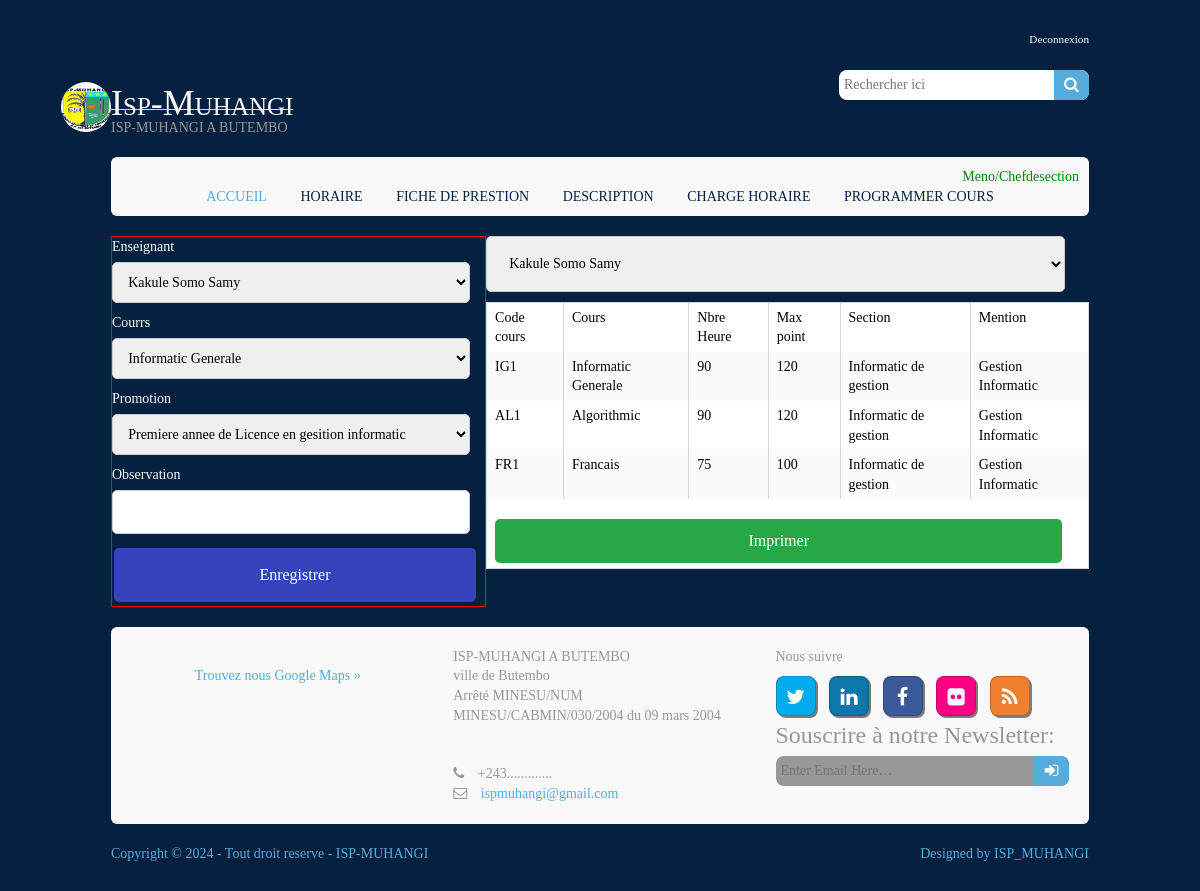
Page /suivi_prestation/chargehoraire.php (signed in) on the committed database.
### tables this page shows
CREATE TABLE IF NOT EXISTS `cours` (
  `id` int NOT NULL AUTO_INCREMENT,
  `code_cours` varchar(50) NOT NULL,
  `nomComplet` varchar(255) NOT NULL,
  `nbreHeure` int NOT NULL,
  `ponderation` int NOT NULL,
  `code_mention` int NOT NULL,
  `code_section` int DEFAULT NULL,
  `dtsave` datetime DEFAULT CURRENT_TIMESTAMP,
  `promotion` varchar(50) DEFAULT NULL,
  `description` varchar(255) DEFAULT NULL,
  PRIMARY KEY (`id`),
  UNIQUE KEY `code_cours` (`code_cours`),
  KEY `code_mention` (`code_mention`,`code_section`)
);

CREATE TABLE IF NOT EXISTS `section` (
  `code_section` int NOT NULL AUTO_INCREMENT,
  `dt_creation` date NOT NULL,
  `sigle` varchar(50) NOT NULL,
  `nomComplet` varchar(255) NOT NULL,
  `description` varchar(255) NOT NULL,
  `code_isp` varchar(50) DEFAULT NULL,
  PRIMARY KEY (`code_section`),
  KEY `code_annee` (`code_isp`)
);

CREATE TABLE IF NOT EXISTS `mention` (
  `code_mention` int NOT NULL AUTO_INCREMENT,
  `code_section` int NOT NULL,
  `sigle` varchar(50) NOT NULL,
  `nomComplet` varchar(255) NOT NULL,
  `description` varchar(255) NOT NULL,
  `dtcreation` date DEFAULT NULL,
  PRIMARY KEY (`code_mention`),
  KEY `code_annee` (`code_section`)
);

### suivi_prestation/chargehoraire.php (the view, shortened to what this page needs)
<?php
    include("menu.php");
?>
<div class="wrapper container-body">
<div class="content-prestation">
    <div class="form-prestation">
        <?php
                include("formulaire/formChargeHoraire.php");
            ?>
    </div>
    <div classe="prestation">
        <table class="contente-table">
            <select name="matricule" id="" class="txt">
                <?php
                $sql ="select *from Enseignant";
                $stmt = $pdo->prepare($sql);
                $stmt->execute(array());
                    while($res=$stmt->fetch()){
                        ?>
                        <option  value="<?php echo $res['matriculeEnseignant'];?>"><?php echo $res['nom'].' '.$res['postnom'].' '.$res['prenom']; ?></option>
                    <?php  }
                    ?>
            </select>
            <tr>
                <td>Code cours</td>
                <td>Cours</td>
                <td>Nbre Heure</td>
                <td>Max point</td>
                <td>Section</td>
                <td>Mention</td>
            </tr>
             <?php
            $sql= "SELECT cours.code_cours as code,cours.nomComplet as nom,nbreHeure as heure,cours.ponderation as max, section.nomComplet as nomsection,mention.nomComplet as nommention  FROM cours,section,mention WHERE cours.code_section =section.code_section and cours.code_mention=mention.code_mention";
            $stmt=$pdo->prepare($sql);
            $stmt->execute(array());
            while($row = $stmt->fetch()){
            ?>
            <tr>
                <td><?php echo $row['code'];?></td>
                <td><?php echo $row['nom'];?></td>
                <td><?php echo $row['heure'];?></td>
                <td><?php echo $row['max'];?></td>
                <td><?php echo $row['nomsection'];?></td>
                <td><?php echo $row['nommention'];?></td>
            </tr>
            <?php } ?>
                <tfoot>
                     <td colspan="7">
                        <button class="btn">Imprimer</button>
                     </td>
                </tfoot>
        </table>
    </div>
</div>
</div>
<?php
    include("footer.php");
?>

### suivi_prestation/layout/styles/layout.css (style rules this page uses)
table, th, td { border:1px solid; border-collapse:collapse; vertical-align:top; box-sizing:border-box; }
table, th { table-layout:auto; }
table { width:100%; margin-bottom:15px; }
th, td { padding:5px 8px; }
td { border-width:0 1px; }
.rounded, input, button, textarea, #header input, #footer input, #slide-wrapper figcaption, .avatar, #comments li, .faico a, #twitter, .pagination a, .pagination strong { border-radius:8px; }
body { color:#F9F9F9; background-color:#06213F; }
table, th, td, #comments .avatar, #comments input, #comments textarea { border-color:#D7D7D7; }
tr, #comments li, #comments input[type="submit"], #comments input[type="reset"] { color:inherit; background-color:#FBFBFB; }
tr:nth-child(odd), #comments li:nth-child(odd) { color:inherit; background-color:#FFFFFF; }
@media screen and (min-width:978px) { .wrapper { max-width:978px; } }

### suivi_prestation/layout/styles/framework.css (style rules this page uses)
html { overflow-y:scroll; }
body { margin:0; padding:0; font-size:14px; line-height:1.4em; }
body, h1, h2, h3, h4, h5, h6, .heading { font-family:Georgia, "Times New Roman", Times, serif; }
label, input, textarea, select { display:block; resize:none; outline:none; color:inherit; font-size:inherit; font-family:inherit; box-sizing:border-box; }
.wrapper { display:block; margin:0 auto 20px; text-align:left; word-wrap:break-word; }

### suivi_prestation/styles.css (style rules this page uses)
.content-prestation { width:auto; display: flex; }
.form-prestation { width:40%; text-decoration-color: black; border: solid red 1px; }
.txt { width: 96%; padding:3%; margin-bottom: 10px; border: 1px solid #ccc; border-radius: 5px; color: black; text-decoration-color: black; }
.btn { width: 97%; padding: 1.5%; background: #28a745; color: white; border: none; padding: 10px; margin-top: 15px; cursor: pointer; border-radius: 5px; }
.contente-table { color: black; text-decoration-color: black; }

### rows in the picture
cours: code_cours "IG1", nomComplet "Informatic Generale", nbreHeure "90", ponderation "120", section.nomComplet "Informatic de gestion", mention.nomComplet "Gestion Informatic"
cours: code_cours "AL1", nomComplet "Algorithmic", nbreHeure "90", ponderation "120", section.nomComplet "Informatic de gestion", mention.nomComplet "Gestion Informatic"
cours: code_cours "FR1", nomComplet "Francais", nbreHeure "75", ponderation "100", section.nomComplet "Informatic de gestion", mention.nomComplet "Gestion Informatic"

### other values in the picture
$_SESSION['username'] "Meno"
$_SESSION['role'] "Chefdesection"
form field matricule "Kakule Somo Samy"
form field cours "Informatic Generale"
form field promotion "Premiere annee de Licence en gesition informatic"
